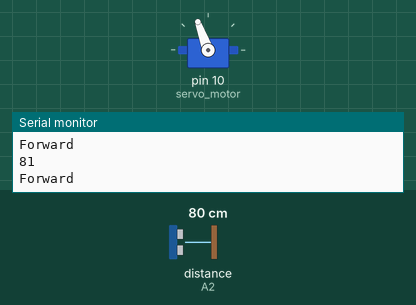
Recording of a sketch running on a simulated Arduino Uno, built with avr-gcc and run on an emulated ATmega328P. Shown: servo, the last lines printed to the serial monitor. The inputs (shaded band) are chosen by the test bench; at power-on: distance to the obstacle (sensor on A2) 80 cm. The echo pulse lasts 58.3 µs per cm.

Above: at 3.9 s.
4.0 s: distance to the obstacle (sensor on A2) set to 22 cm
5.6 s: distance to the obstacle (sensor on A2) set to 19 cm
At 6.3 s:
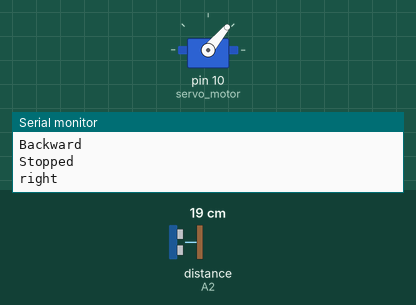
At 8.4 s:
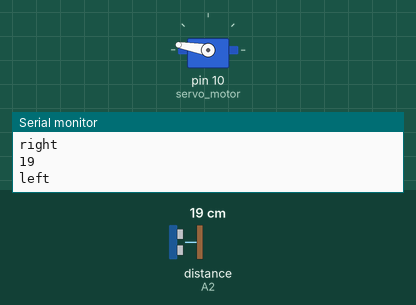
Timing chart, 0 to 14.6 s (numbered marks = the images above; inputs shaded):
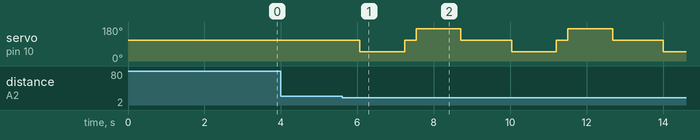

The sketch:

sketch_jun24a.ino
```cpp
#include  <NewPing.h>
#include  <Servo.h>
#define trig_pin  A1
#define echo_pin A2

const  int LeftMotorForward = 4;
const int LeftMotorBackward = 3;
const int RightMotorForward  = 5;
const int RightMotorBackward = 6;


#define maximum_distance  200
int distance = 100;

NewPing sonar(trig_pin,  echo_pin, maximum_distance);
Servo servo_motor;

void setup(){
  Serial.begin(9600);
  servo_motor.attach(10);
  servo_motor.write(110);
  delay(2000);
  distance = readPing();
  delay(100);
  distance = readPing();
  delay(100);
  distance = readPing();
  delay(100);
  distance = readPing();
  delay(100);
}

int  readPing()
{
  delay(70);
  int cm = sonar.ping_cm();
  if (cm==0){
    cm=250;
  }
  Serial.println(cm);
  return cm;
}

void moveStop()
{
  Serial.println("Stopped");
  digitalWrite(RightMotorForward,  LOW);
  digitalWrite(LeftMotorForward, LOW);
  digitalWrite(RightMotorBackward,  LOW);
  digitalWrite(LeftMotorBackward, LOW);
}

void moveForward()
{
  Serial.println("Forward");
  digitalWrite(LeftMotorForward,  HIGH);
  digitalWrite(RightMotorForward, HIGH);
  digitalWrite(LeftMotorBackward,  LOW);
  digitalWrite(RightMotorBackward, LOW);
}

void moveBackward()
{
  Serial.println("Backward");
  digitalWrite(LeftMotorBackward, HIGH);
  digitalWrite(RightMotorBackward,  HIGH);
  digitalWrite(LeftMotorForward, LOW);
  digitalWrite(RightMotorForward,  LOW);
}

int  lookRight()
{
  Serial.println("right");
  servo_motor.write(50);
  delay(1000);
  int distance = readPing();
  delay(100);
  servo_motor.write(110);
  return distance;
}

int  lookLeft(){
  Serial.println("left");
  servo_motor.write(170);
  delay(1000);
  int distance = readPing();
  delay(100);
  servo_motor.write(110);
  return distance;
}

void turnRight()
{
  Serial.println("Turned right");
  digitalWrite(LeftMotorForward,  HIGH);
  digitalWrite(RightMotorBackward, HIGH);
  digitalWrite(LeftMotorBackward,  LOW);
  digitalWrite(RightMotorForward, LOW);
  delay(500);
  digitalWrite(LeftMotorForward, HIGH);
  digitalWrite(RightMotorForward, HIGH);
  digitalWrite(LeftMotorBackward, LOW);
  digitalWrite(RightMotorBackward,  LOW);
}

void turnLeft()
{
  Serial.println("Turned left");
  digitalWrite(LeftMotorBackward,  HIGH);
  digitalWrite(RightMotorForward, HIGH);
  digitalWrite(LeftMotorForward,  LOW);
  digitalWrite(RightMotorBackward, LOW);
  delay(500);
  digitalWrite(LeftMotorForward, HIGH);
  digitalWrite(RightMotorForward, HIGH);
  digitalWrite(LeftMotorBackward, LOW);
  digitalWrite(RightMotorBackward,  LOW);
}

void loop()
{
  int distance=readPing();
  int distanceRight = 0;
  int  distanceLeft = 0;
  delay(50);
  if (distance>20)
  {
    moveForward();
  }

  else if(distance <= 20)
  {
    moveStop();
    moveBackward();
    delay(400);
    moveStop();
    distanceRight = lookRight();
    delay(300);
    distanceLeft  = lookLeft();
    delay(300);

    if (distanceRight >= distanceLeft)
    {
      turnRight();
      moveStop();
    }
    else
    {
      turnLeft();
      moveStop();
    }
  }
}
```

Measured:
- the behaviour switches between 21 and 20 cm on distance to the obstacle (sensor on A2) (found by bisection; images 0 and 1)
- after the input at 5.6 s, servo on pin 10 (servo_motor): 110° → 50° after 0.47 s, → 110° 1.2 s later, → 170° 0.30 s later, → 110° 1.2 s later, … (9 changes in this stretch)
